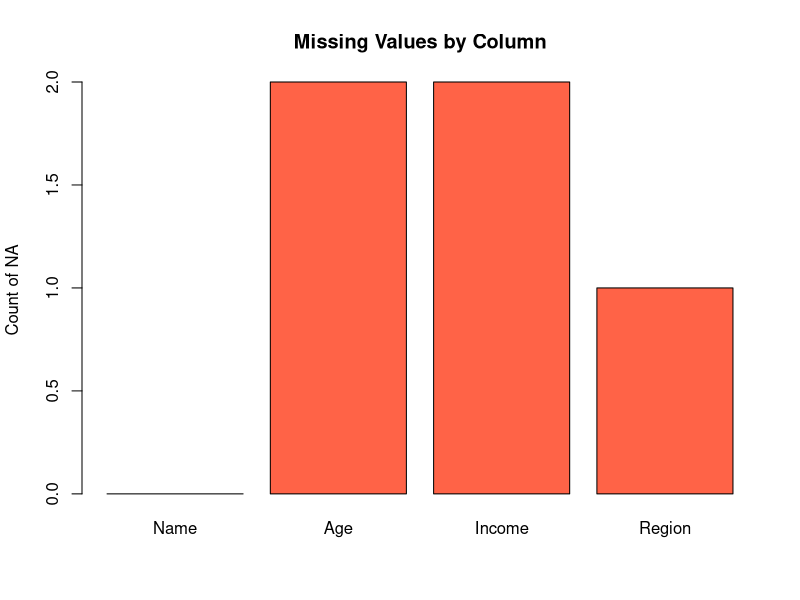
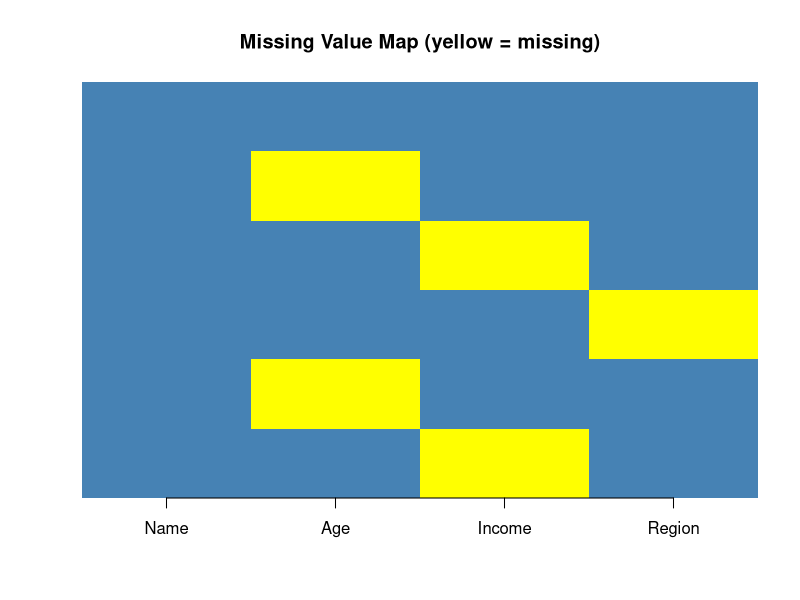

Write the R code that produced these figures, in order.

customer_df <- data.frame(
  Name = c("Alice", "Bob", "Carol", "Dan", "Eve", "Frank"),
  Age = c(34, NA, 29, 41, NA, 38),
  Income = c(52000, 61000, NA, 58000, 47000, NA),
  Region = c("North", "South", "North", NA, "East", "South")
)

# count NAs per column - the numeric summary
na_counts <- colSums(is.na(customer_df))
print(na_counts)

# --- chart: bar chart of missing-value counts per column ---
barplot(na_counts, col = "tomato",
        main = "Missing Values by Column", ylab = "Count of NA")

# --- chart: a simple heatmap-style grid showing WHICH cells are missing ---
# (TRUE/FALSE turned into a matrix of 1s/0s so image() can plot it)
na_matrix <- as.matrix(is.na(customer_df)) * 1
image(t(na_matrix[nrow(na_matrix):1, ]), axes = FALSE,
      main = "Missing Value Map (yellow = missing)", col = c("steelblue", "yellow"))
axis(1, at = seq(0, 1, length.out = ncol(customer_df)), labels = colnames(customer_df))
